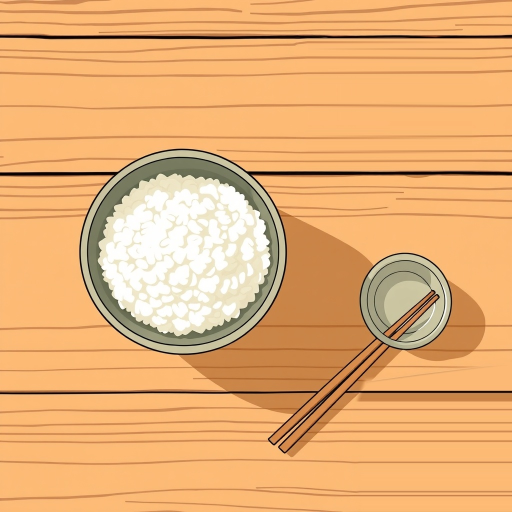
#> input picture scratch/production-smoke/video001/assets/shot-08-vb2.jpg, 1024 x 1024 px, found by its file name (shown at 1/2 size)
$ python check_bowl_shadow.py
#> lines starting #> are read from the running program, lines starting #| are printed output that depends on the picture
from PIL import Image
import numpy as np

img = Image.open("scratch/production-smoke/video001/assets/shot-08-vb2.jpg")
#> img is the input picture: PIL image 1024x1024 RGB; mean R, G, B 231.1, 175, 116.9
arr = np.array(img)

# Check the small bowl shadow in region y=650..740, x=800..1024
c = img.crop((800, 650, 1024, 750))
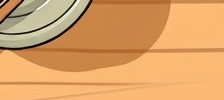
#> c: PIL image 224x100 RGB; mean R, G, B 220, 161.9, 102.7
c.save("scratch/crop_small_bowl_shadow.jpg")
print("Saved crop_small_bowl_shadow.jpg")

$ run again, with scratch/production-smoke/video001/assets/shot-09-vb2.jpg copied over scratch/production-smoke/video001/assets/shot-08-vb2.jpg
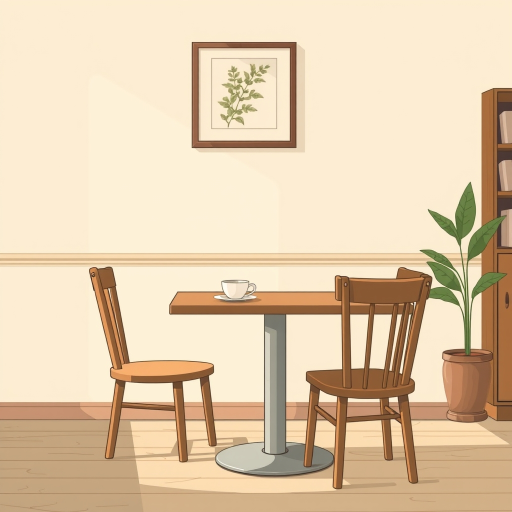
#> input picture scratch/production-smoke/video001/assets/shot-09-vb2.jpg, 1024 x 1024 px, found by its file name (shown at 1/2 size)
#> img is the input picture: PIL image 1024x1024 RGB; mean R, G, B 226, 203.2, 172.5
#> `c = img.crop((800, 650, 1024, 750))`:
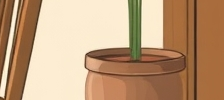
#> c: PIL image 224x100 RGB; mean R, G, B 190.6, 155.6, 121.9
